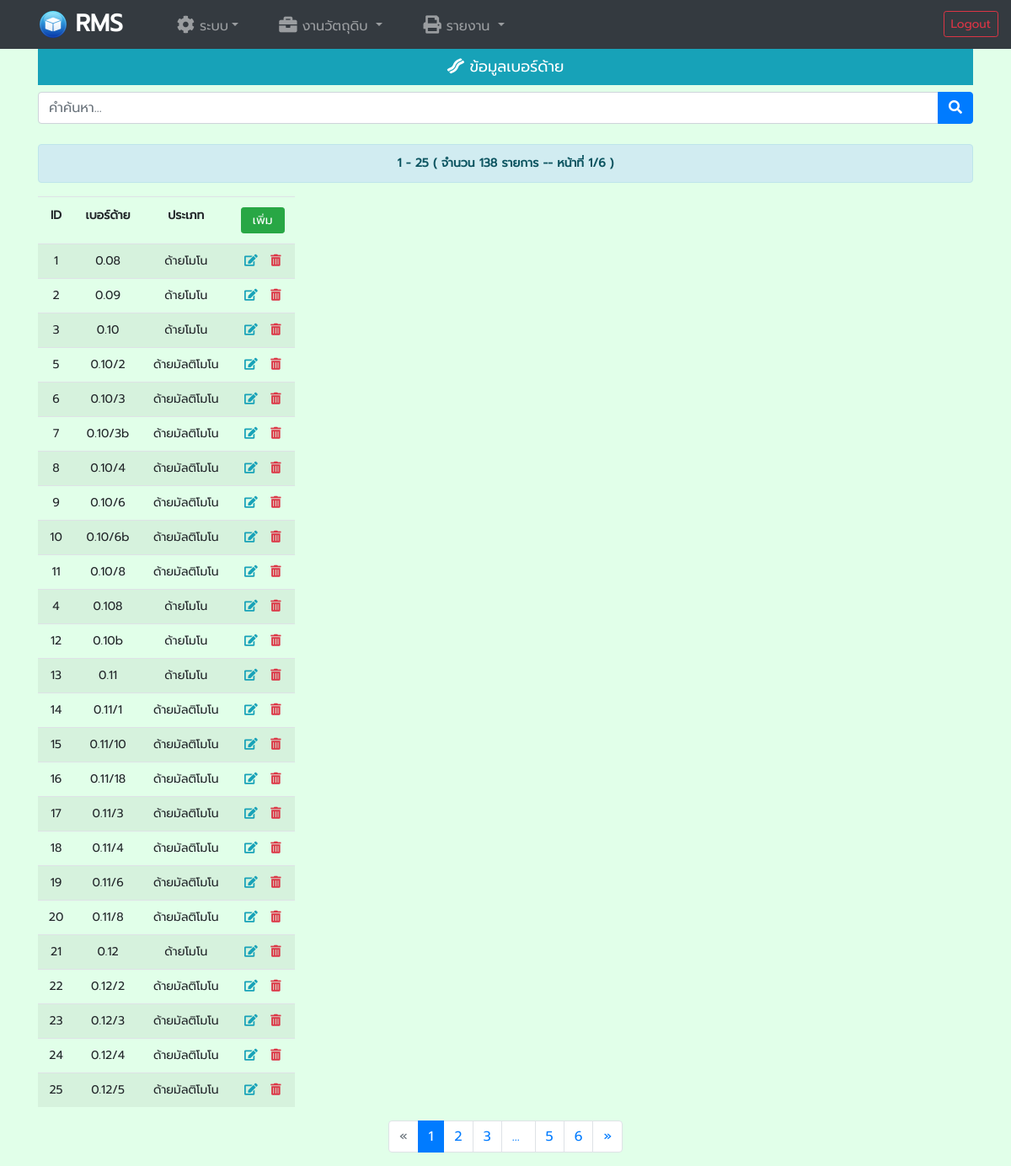
Page /data_prod.php (signed in) on the committed database.
### tables this page shows
CREATE TABLE `product` (
  `prod_id` int(3) NOT NULL,
  `prod_name` varchar(20) NOT NULL,
  `prod_type_id` tinyint(3) NOT NULL DEFAULT 0
);

CREATE TABLE `prod_type` (
  `prod_type_id` tinyint(3) NOT NULL,
  `prod_type` varchar(30) NOT NULL
);

### data_prod.php (the view, shortened to what this page needs)
<!doctype html>
<html lang="en">
<head>
	<link rel="stylesheet" href="./css/bootstrap.min.css">
	<link rel="stylesheet" href="./css/all.min.css">
	<link rel="stylesheet" href="./css/menunav.css">
<?php
include 'Menu_admin.php';
include_once 'dbConn.php';
$show = (isset($_GET['show'])) ? $_GET['show'] : '';
$submit = (isset($_GET['submit'])) ? $_GET['submit'] : '';
$page = (isset($_GET['page'])) ? $_GET['page'] : '';
$search = (isset($_GET['Search'])) ? $_GET['Search'] : ((isset($_POST['Search'])) ? $_POST['Search'] : '');
?>
</head>
<body>
	<div class="container">
		<div class="row">
			<div class="col-md-12" style='margin-bottom: 8px; font-size:18px;'>
				<span class="d-block p-2 bg-info text-white" align="center"><i class="fas fa-bacon" aria-hidden="true"></i> ข้อมูลเบอร์ด้าย</span>
			</div>
			<?php
if($submit =="" or $show =="OK"){?>
			<div class="col-md-12">
				<form name="fmSearch" method="post" action="data_prod.php?show=OK" role='Search'>
					<div class="form-group row">
						<div class="input-group mb-2 col-md-12">
							<input name='Search' id="Search" type="text" class="form-control" placeholder="คำค้นหา..." value='<?php echo($search);?>' onFocus="this.value ='';">
							<div class="input-group-append">
								<button class="btn btn-primary" type='submit'><i class="fa fa-search" aria-hidden="true"></i></button>
							</div>
						</div>
					</div>
				</form>
			</div>
			<?php
			$limit = '25';
			$rec_sql = "SELECT prod_id, prod_name, product.prod_type_id, prod_type FROM product INNER JOIN prod_type ON product.prod_type_id = prod_type.prod_type_id WHERE(CONCAT(prod_name,' ',prod_type) like '%$search%')
			ORDER by prod_name ";
			$Qtotal = mysqli_query( $dbconn, $rec_sql )or die( mysqli_error($dbconn." Q=".$rec_sql) );
			$total_data = mysqli_num_rows( $Qtotal );
			$total_page = ceil( $total_data / $limit );
			if ( $page <= 0 or $page == '' ) {
				$page = 1;
			}
			$start = ( $page - 1 ) * $limit;
			$from = $start + 1;
			$to = $page * $limit;
			?>
			<div class="col-md-12">
				<div class='alert alert-info' role='alert' align="center">
					<?php
					echo( $from . " - " . $to );
					echo( " ( จำนวน " . number_format( $total_data ) . " รายการ " );
					echo( " -- หน้าที่ " . number_format( $page ) . "/" );
					echo( number_format( $total_page ). " )" );
					?>
				</div>
			</div>
			<div class="col-md-12">
				<table class="table table-striped table-responsive">
					<thead>
						<tr>
							<td align='center'><strong>ID</strong>
							</td>
							<td align='center'><strong>เบอร์ด้าย</strong>
							</td>
							<td align='center'><strong>ประเภท</strong>
							</td>
							<td width="25%" align="center"><a href="data_prod.php?submit=Add&Search=<?php echo($search);?>" class='btn btn-success btn-sm' role='button'>&nbsp;เพิ่ม&nbsp;</a>
							</td>
						</tr>
					</thead>
					<tbody>
						<?php
						$rec_sql = "SELECT prod_id, prod_name, product.prod_type_id, prod_type FROM product INNER JOIN prod_type ON product.prod_type_id = prod_type.prod_type_id
						WHERE(CONCAT(prod_name,' ',prod_type) like '%$search%') ORDER by prod_name  LIMIT $start,$limit";
						$query = mysqli_query( $dbconn, $rec_sql )or die( mysqli_error($dbconn." Q=".$rec_sql) );
						while ( $arr = mysqli_fetch_array( $query ) ) {
							$autoid = $arr[ 'prod_id' ];
							?>
						<tr>
							<td align='center'>
								<?php echo $arr['prod_id'] ?>
							</td>
							<td align='center'>
								<?php echo $arr['prod_name'] ?>
							</td>
							<td align='center'>
								<?php echo $arr['prod_type'] ?>
							</td>
							<td align="center">
								<a href="data_prod.php?submit=Edit&show=&selid=<?php echo($autoid)?>&Search=<?php echo($search);?>" title='แก้ไขข้อมูล' class="text-info" ><i class="fas fa-edit" aria-hidden="true"></i></a>&nbsp;&nbsp;
							<?php if($_SESSION['s_sys']== 1){?>
								<a href="#" title='ลบข้อมูล' class="cf_delete text-danger" data-id="<?php echo($autoid)?>" data-show="<?php echo(" [ ".$arr['prod_name']." ] ประเภท:".$arr['prod_type'])?>" ><i class="fas fa-trash-alt" aria-hidden="true"></i></a>
							<?php }else{ ?>
								<a title='ไม่อนุญาต !' style="color:#b6b6b6;" ><i class="fas fa-trash-alt"></i></a>
							<?php } ?>
							</td>
						</tr>
						<?php } ?>
					</tbody>
				</table>
				<nav aria-label="Page navigation">
					<?php $_link = "data_prod?Search=".$search."&page="; ?>
						<ul class='pagination justify-content-center'>
							<li class="page-item <?php if ($page == 1) echo ('disabled') ?>"><a class="page-link" href='<?php echo ($_link.$page - 1) ?>' aria-label='ก่อนหน้า'><span aria-hidden='true'>&laquo;</span></a>
							</li>
							<?php 	for ($i = 1; $i <= $total_page; $i++) {
								if ($page + 5 <= $total_page and ($i >= $page + 3 and $i <= $total_page - 2)) {
									$raq = round(($total_page+$page)/2);
									echo "<li class='page-item'><a class='page-link' href='".$_link.$raq."'>...&nbsp;</a></li>";
									$i = $total_page - 1;
								}
							?>
								<li class="page-item <?php if ($page == $i) echo ('active'); ?>">
									<a class="page-link" href='<?php echo ($_link.$i) ?>'><?php echo $i ?></a>
								</li>
							<?php } ?>
							<li class="page-item <?php if ($page == $total_page) echo ('disabled'); ?>"><a class="page-link" href='<?php echo ($_link.$page + 1) ?>' aria-label='ถัดไป'><span aria-hidden='true'>&raquo;</span></a>
							</li>
						</ul>
					</nav>
			</div>
			<?php mysqli_close($dbconn); }?>
		</div>
	</div>
</body>
</html>

### css/menunav.css (style rules this page uses)
body { font-family: var(--prompt); background-color: var(--bg-color); margin-top: 0; }
tbody { font: normal 400 14px/16px var(--prompt); }
.alert { font: normal bold 14px/20px var(--prompt); }
thead { font: normal bold 14px/20px var(--prompt); }

### css/partials/_variables.css (style rules this page uses)
:root { --primary-color:#ff5e00; --primary-color2:#ffda62; --title-color:#505050; --text-color:#777777; --border-color:#201f1f17; --gradient-color:linear-gradient(90deg,#ff5e00 10%,#f8ae4d 100%); --shadow-color:0px 10px 30px rgba(120,85,225,0.3); --shadow-color2:3px 3px 0px rgba(0, 0, 0, 0.3), 2px 2px 0px rgba(0, 0, 0, 0.3), 1px 1px 0px rgba(0, 0, 0, 0.5); --box-shadow:0px 10px 30px rgba(70, 60, 55, 0.3); --bg-color: #E1FFE9; --roboto:'Roboto',cursive; --sarabun:'Sarabun',cursive; --sriracha:'Sriracha',cursive; --merienda:'Merienda',cursive; --prompt:'Prompt',cursive; --quark:'Quark',cursive; }

### rows in the picture
product: prod_id "1", prod_name "0.08", prod_type.prod_type "ด้ายโมโน"
product: prod_id "2", prod_name "0.09", prod_type.prod_type "ด้ายโมโน"
product: prod_id "3", prod_name "0.10", prod_type.prod_type "ด้ายโมโน"
product: prod_id "5", prod_name "0.10/2", prod_type.prod_type "ด้ายมัลติโมโน"
product: prod_id "6", prod_name "0.10/3", prod_type.prod_type "ด้ายมัลติโมโน"
product: prod_id "7", prod_name "0.10/3b", prod_type.prod_type "ด้ายมัลติโมโน"
product: prod_id "8", prod_name "0.10/4", prod_type.prod_type "ด้ายมัลติโมโน"
product: prod_id "9", prod_name "0.10/6", prod_type.prod_type "ด้ายมัลติโมโน"
product: prod_id "10", prod_name "0.10/6b", prod_type.prod_type "ด้ายมัลติโมโน"
product: prod_id "11", prod_name "0.10/8", prod_type.prod_type "ด้ายมัลติโมโน"
product: prod_id "4", prod_name "0.108", prod_type.prod_type "ด้ายโมโน"
product: prod_id "12", prod_name "0.10b", prod_type.prod_type "ด้ายโมโน"
product: prod_id "13", prod_name "0.11", prod_type.prod_type "ด้ายโมโน"
product: prod_id "14", prod_name "0.11/1", prod_type.prod_type "ด้ายมัลติโมโน"
product: prod_id "15", prod_name "0.11/10", prod_type.prod_type "ด้ายมัลติโมโน"
product: prod_id "16", prod_name "0.11/18", prod_type.prod_type "ด้ายมัลติโมโน"
product: prod_id "17", prod_name "0.11/3", prod_type.prod_type "ด้ายมัลติโมโน"
product: prod_id "18", prod_name "0.11/4", prod_type.prod_type "ด้ายมัลติโมโน"
product: prod_id "19", prod_name "0.11/6", prod_type.prod_type "ด้ายมัลติโมโน"
product: prod_id "20", prod_name "0.11/8", prod_type.prod_type "ด้ายมัลติโมโน"
product: prod_id "21", prod_name "0.12", prod_type.prod_type "ด้ายโมโน"
product: prod_id "22", prod_name "0.12/2", prod_type.prod_type "ด้ายมัลติโมโน"
product: prod_id "23", prod_name "0.12/3", prod_type.prod_type "ด้ายมัลติโมโน"
product: prod_id "24", prod_name "0.12/4", prod_type.prod_type "ด้ายมัลติโมโน"
product: prod_id "25", prod_name "0.12/5", prod_type.prod_type "ด้ายมัลติโมโน"

### other values in the picture
$from "1"
$to "25"
$total_data "138"
$page "1"
$total_page "6"
